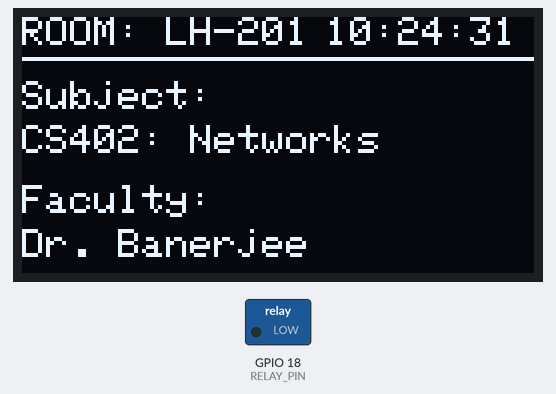
A sketch run on a simulated ESP32. Shown: 128×64 one-colour display, switched loads named in the sketch (green lamp = pin HIGH). WiFi joins after 1.5 s; servers stay silent unless stated; the local clock reads 2024-03-15 10:24:30 at power-on unless the sketch sets it; what the sketch prints to the serial monitor is not drawn.

Above: at 1.7 s.
At 5.8 s:
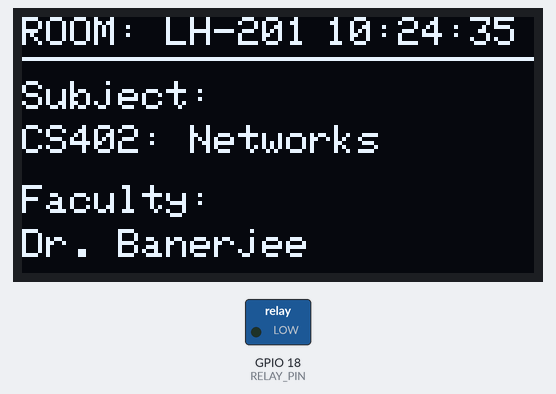
At 11.0 s:
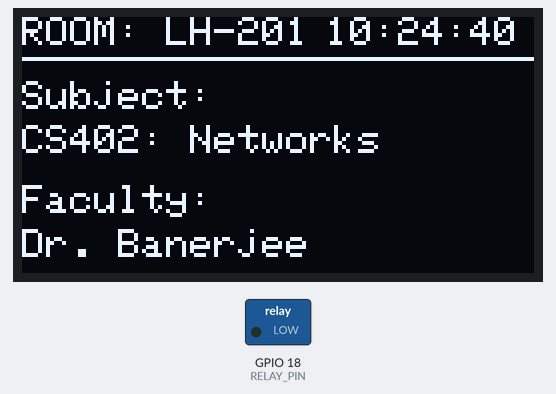
At 20.2 s:
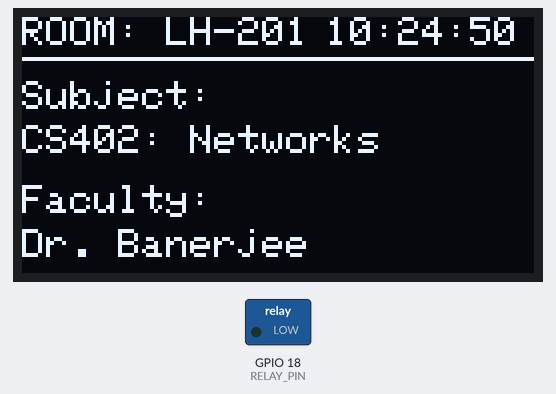
At 27.4 s:
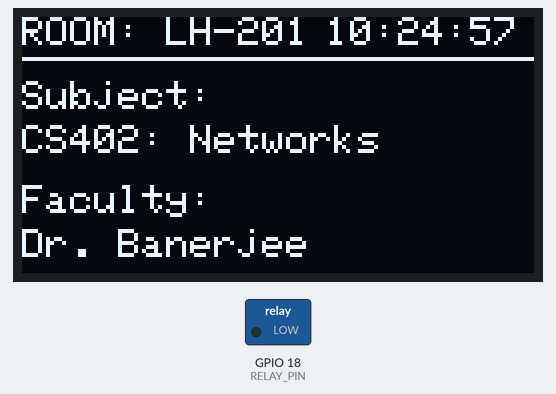
At 38.7 s:
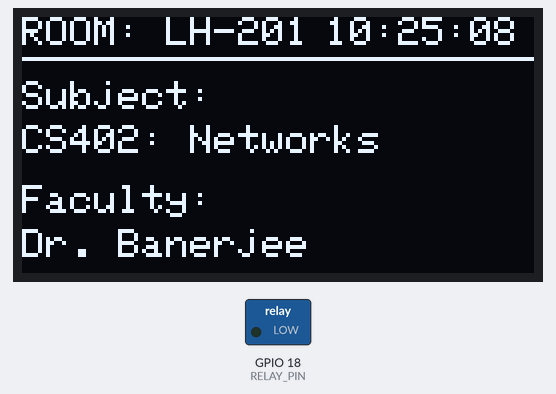

The sketch:

code.ino
```cpp
#include <WiFi.h>
#include <time.h>
#include <Wire.h>
#include <Adafruit_GFX.h>
#include <Adafruit_SSD1306.h>

#define SCREEN_WIDTH 128
#define SCREEN_HEIGHT 64
Adafruit_SSD1306 display(SCREEN_WIDTH, SCREEN_HEIGHT, &Wire, -1);

#define RELAY_PIN 18

// Wokwi Virtual Wi-Fi
const char* ssid = "Wokwi-GUEST";
const char* password = "";

// NTP Configuration (IST UTC +5:30 = 19800 seconds)
const char* ntpServer = "pool.ntp.org";
const long  gmtOffset_sec = 19800;
const int   daylightOffset_sec = 0;

// Class Slot Data Structure
struct Slot {
  int startHour;
  int startMin;
  int endHour;
  int endMin;
  const char* subject;
  const char* faculty;
  const char* room;
};

// College Period Timetable
const int TOTAL_SLOTS = 4;
Slot timetable[TOTAL_SLOTS] = {
  { 9,  0, 10,  0, "CS401: OS",      "Prof. Sharma",  "LH-201" },
  { 10, 0, 11,  0, "CS402: Networks", "Dr. Banerjee", "LH-201" },
  { 11, 0, 11, 30, "LUNCH BREAK",    "---",           "LH-201" },
  { 17, 0, 18,  0, "CS405: Embedded", "Prof. Roy",     "LH-201" } // Set to match testing window
};

bool bellActive = false;
int lastRungMinute = -1;

void triggerBell(int durationMs) {
  Serial.println(">>> PERIOD TRANSITION: Ringing Bell! <<<");
  digitalWrite(RELAY_PIN, HIGH); // Relay closes -> activates buzzer

  // Show alert on OLED
  display.clearDisplay();
  display.setTextSize(2);
  display.setTextColor(SSD1306_WHITE);
  display.setCursor(18, 15);
  display.print("PERIOD");
  display.setCursor(26, 38);
  display.print("BELL!");
  display.display();

  delay(durationMs);
  digitalWrite(RELAY_PIN, LOW); // Relay opens
}

void setup() {
  Serial.begin(115200);
  pinMode(RELAY_PIN, OUTPUT);
  digitalWrite(RELAY_PIN, LOW);

  Wire.begin(21, 22);
  if (!display.begin(SSD1306_SWITCHCAPVCC, 0x3C)) {
    Serial.println("SSD1306 allocation failed");
    for (;;);
  }

  display.clearDisplay();
  display.setTextSize(1);
  display.setTextColor(SSD1306_WHITE);
  display.setCursor(0, 10);
  display.println("Connecting to");
  display.println("Wokwi-GUEST WiFi...");
  display.display();

  WiFi.begin(ssid, password);
  while (WiFi.status() != WL_CONNECTED) {
    delay(400);
    Serial.print(".");
  }

  Serial.println("\nWiFi Connected! Syncing NTP...");
  configTime(gmtOffset_sec, daylightOffset_sec, ntpServer);
}

void loop() {
  struct tm timeinfo;
  if (!getLocalTime(&timeinfo)) {
    Serial.println("Waiting for NTP synchronization...");
    delay(1000);
    return;
  }

  int curH = timeinfo.tm_hour;
  int curM = timeinfo.tm_min;
  int curS = timeinfo.tm_sec;

  // Search active timetable slot
  int activeIndex = -1;
  int curTotalMin = curH * 60 + curM;

  for (int i = 0; i < TOTAL_SLOTS; i++) {
    int startTotal = timetable[i].startHour * 60 + timetable[i].startMin;
    int endTotal   = timetable[i].endHour * 60 + timetable[i].endMin;

    if (curTotalMin >= startTotal && curTotalMin < endTotal) {
      activeIndex = i;
      break;
    }
  }

  // Check if current minute is a bell trigger time (period start or end)
  for (int i = 0; i < TOTAL_SLOTS; i++) {
    if ((curH == timetable[i].startHour && curM == timetable[i].startMin) ||
        (curH == timetable[i].endHour   && curM == timetable[i].endMin)) {
      if (lastRungMinute != curM) {
        lastRungMinute = curM;
        triggerBell(3500); // Ring for 3.5 seconds
      }
    }
  }

  // Render Smart Classroom Info on OLED
  char timeStr[10];
  sprintf(timeStr, "%02d:%02d:%02d", curH, curM, curS);

  display.clearDisplay();

  // Header: Room and Live Clock
  display.setTextSize(1);
  display.setTextColor(SSD1306_WHITE);
  display.setCursor(0, 0);
  display.print("ROOM: LH-201");
  display.setCursor(76, 0);
  display.print(timeStr);

  display.drawLine(0, 10, 128, 10, SSD1306_WHITE);

  // Body: Current Session
  if (activeIndex != -1) {
    display.setCursor(0, 16);
    display.print("Subject:");
    display.setCursor(0, 27);
    display.setTextSize(1);
    display.print(timetable[activeIndex].subject);

    display.setCursor(0, 42);
    display.print("Faculty:");
    display.setCursor(0, 53);
    display.print(timetable[activeIndex].faculty);
  } else {
    display.setCursor(20, 28);
    display.setTextSize(1);
    display.print("CLASSROOM FREE");
    display.setCursor(12, 44);
    display.print("(No Active Lecture)");
  }

  display.display();
  delay(1000);
}
```

Measured:
- what the display in image 0 shows lasts 1.0 s, from 1.7 s to 2.7 s
